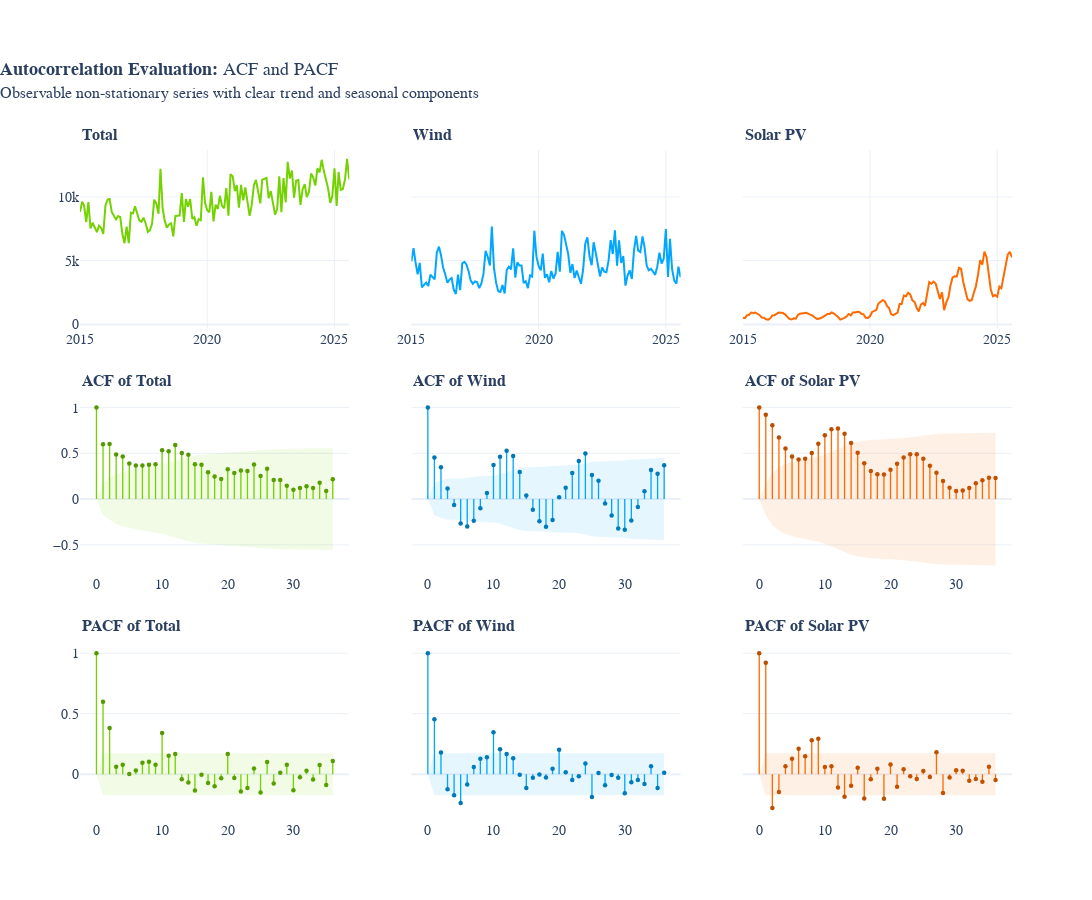

Source (notebook cell):
### Markdown cell above
___

#### **Autocorrelation Evaluation**

### Code cell
# plots
subplot_titles = [pros[0], pros[1], pros[2],
                  f"ACF of {pros[0]}", f"ACF of {pros[1]}", f"ACF of {pros[2]}",
                  f"PACF of {pros[0]}", f"PACF of {pros[1]}", f"PACF of {pros[2]}"]
fig = make_subplots(
    rows=3,
    cols=3,
    shared_xaxes=False,
    shared_yaxes=True,
    subplot_titles=subplot_titles,
    vertical_spacing=0.1,
)
max_lags = 36
for col, (name, s) in enumerate(series_map.items(), start=1):
    color = colors[col-1]
    color_mark = colors_marker[col - 1]
    color_shade = colors_shade[col - 1]

    fig.add_scatter(x=s.index, y=s, mode="lines", name=name,line=dict(color=color), row=1, col=col)
    plot_acf(s, max_lags, "acf", 0.05, color, color_mark, color_shade, row=2, col=col)
    plot_acf(s,max_lags,'pacf',0.05,color,color_mark,color_shade,row=3,col=col)
# format plot and subplots
format_subplots(fig,subplot_titles)
format_plot(
    fig,
    "plotly_white",
    900,
    1350,
    "Autocorrelation Evaluation: </b>ACF and PACF",
    "Observable non-stationary series with clear trend and seasonal components",
    'Helvetica',
    18
)
fig.show()
